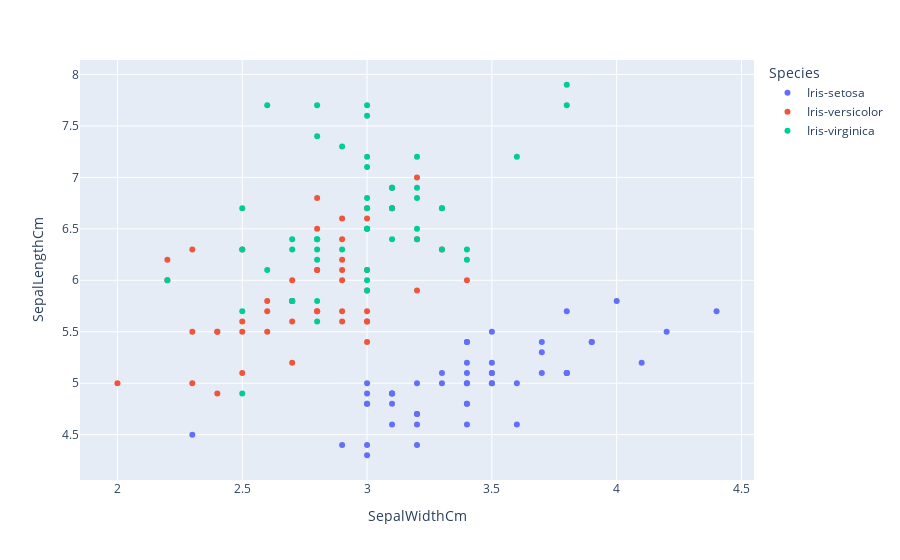

Source (notebook cell):
### Code cell
import plotly.express as px
fig = px.scatter(df, x = "SepalWidthCm", y = "SepalLengthCm", color = "Species")
fig.show()

### Figure 1 — Plotly figure (JSON) as saved in the notebook; plotly's stock layout.template omitted (floating-point values rounded to 4 significant figures)
{"data": [{"hovertemplate": "Species=Iris-setosa<br>SepalWidthCm=%{x}<br>SepalLengthCm=%{y}<extra></extra>", "legendgroup": "Iris-setosa", "marker": {"color": "#636efa", "symbol": "circle"}, "mode": "markers", "name": "Iris-setosa", "orientation": "v", "showlegend": true, "type": "scatter", "x": [3.5, 3, 3.2, 3.1, 3.6, 3.9, 3.4, 3.4, 2.9, 3.1, 3.7, 3.4, 3, 3, 4, 4.4, 3.9, 3.5, 3.8, 3.8, 3.4, 3.7, 3.6, 3.3, 3.4, 3, 3.4, 3.5, 3.4, 3.2, 3.1, 3.4, 4.1, 4.2, 3.1, 3.2, 3.5, 3.1, 3, 3.4, 3.5, 2.3, 3.2, 3.5, 3.8, 3, 3.8, 3.2, 3.7, 3.3], "xaxis": "x", "y": [5.1, 4.9, 4.7, 4.6, 5, 5.4, 4.6, 5, 4.4, 4.9, 5.4, 4.8, 4.8, 4.3, 5.8, 5.7, 5.4, 5.1, 5.7, 5.1, 5.4, 5.1, 4.6, 5.1, 4.8, 5, 5, 5.2, 5.2, 4.7, 4.8, 5.4, 5.2, 5.5, 4.9, 5, 5.5, 4.9, 4.4, 5.1, 5, 4.5, 4.4, 5, 5.1, 4.8, 5.1, 4.6, 5.3, 5], "yaxis": "y"}, {"hovertemplate": "Species=Iris-versicolor<br>SepalWidthCm=%{x}<br>SepalLengthCm=%{y}<extra></extra>", "legendgroup": "Iris-versicolor", "marker": {"color": "#EF553B", "symbol": "circle"}, "mode": "markers", "name": "Iris-versicolor", "orientation": "v", "showlegend": true, "type": "scatter", "x": [3.2, 3.2, 3.1, 2.3, 2.8, 2.8, 3.3, 2.4, 2.9, 2.7, 2, 3, 2.2, 2.9, 2.9, 3.1, 3, 2.7, 2.2, 2.5, 3.2, 2.8, 2.5, 2.8, 2.9, 3, 2.8, 3, 2.9, 2.6, 2.4, 2.4, 2.7, 2.7, 3, 3.4, 3.1, 2.3, 3, 2.5, 2.6, 3, 2.6, 2.3, 2.7, 3, 2.9, 2.9, 2.5, 2.8], "xaxis": "x", "y": [7, 6.4, 6.9, 5.5, 6.5, 5.7, 6.3, 4.9, 6.6, 5.2, 5, 5.9, 6, 6.1, 5.6, 6.7, 5.6, 5.8, 6.2, 5.6, 5.9, 6.1, 6.3, 6.1, 6.4, 6.6, 6.8, 6.7, 6, 5.7, 5.5, 5.5, 5.8, 6, 5.4, 6, 6.7, 6.3, 5.6, 5.5, 5.5, 6.1, 5.8, 5, 5.6, 5.7, 5.7, 6.2, 5.1, 5.7], "yaxis": "y"}, {"hovertemplate": "Species=Iris-virginica<br>SepalWidthCm=%{x}<br>SepalLengthCm=%{y}<extra></extra>", "legendgroup": "Iris-virginica", "marker": {"color": "#00cc96", "symbol": "circle"}, "mode": "markers", "name": "Iris-virginica", "orientation": "v", "showlegend": true, "type": "scatter", "x": [3.3, 2.7, 3, 2.9, 3, 3, 2.5, 2.9, 2.5, 3.6, 3.2, 2.7, 3, 2.5, 2.8, 3.2, 3, 3.8, 2.6, 2.2, 3.2, 2.8, 2.8, 2.7, 3.3, 3.2, 2.8, 3, 2.8, 3, 2.8, 3.8, 2.8, 2.8, 2.6, 3, 3.4, 3.1, 3, 3.1, 3.1, 3.1, 2.7, 3.2, 3.3, 3, 2.5, 3, 3.4, 3], "xaxis": "x", "y": [6.3, 5.8, 7.1, 6.3, 6.5, 7.6, 4.9, 7.3, 6.7, 7.2, 6.5, 6.4, 6.8, 5.7, 5.8, 6.4, 6.5, 7.7, 7.7, 6, 6.9, 5.6, 7.7, 6.3, 6.7, 7.2, 6.2, 6.1, 6.4, 7.2, 7.4, 7.9, 6.4, 6.3, 6.1, 7.7, 6.3, 6.4, 6, 6.9, 6.7, 6.9, 5.8, 6.8, 6.7, 6.7, 6.3, 6.5, 6.2, 5.9], "yaxis": "y"}], "layout": {"legend": {"title": {"text": "Species"}, "tracegroupgap": 0}, "margin": {"t": 60}, "xaxis": {"anchor": "y", "domain": [0, 1], "title": {"text": "SepalWidthCm"}}, "yaxis": {"anchor": "x", "domain": [0, 1], "title": {"text": "SepalLengthCm"}}}}
